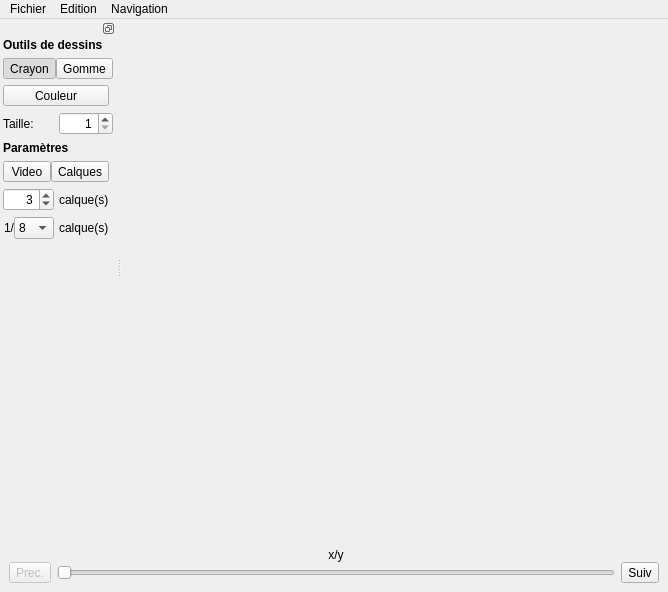
<?xml version="1.0" encoding="UTF-8"?>
<ui version="4.0">
 <class>MainWindow</class>
 <widget class="QMainWindow" name="MainWindow">
  <property name="geometry">
   <rect>
    <x>0</x>
    <y>0</y>
    <width>668</width>
    <height>592</height>
   </rect>
  </property>
  <property name="sizePolicy">
   <sizepolicy hsizetype="Preferred" vsizetype="Minimum">
    <horstretch>0</horstretch>
    <verstretch>0</verstretch>
   </sizepolicy>
  </property>
  <property name="focusPolicy">
   <enum>Qt::StrongFocus</enum>
  </property>
  <property name="windowTitle">
   <string>Rotoscop</string>
  </property>
  <property name="dockOptions">
   <set>QMainWindow::AllowTabbedDocks|QMainWindow::AnimatedDocks</set>
  </property>
  <property name="unifiedTitleAndToolBarOnMac">
   <bool>false</bool>
  </property>
  <widget class="QWidget" name="centralwidget">
   <property name="minimumSize">
    <size>
     <width>521</width>
     <height>482</height>
    </size>
   </property>
  </widget>
  <widget class="QMenuBar" name="menubar">
   <property name="geometry">
    <rect>
     <x>0</x>
     <y>0</y>
     <width>668</width>
     <height>25</height>
    </rect>
   </property>
   <widget class="QMenu" name="menuFile">
    <property name="title">
     <string>Fichier</string>
    </property>
    <addaction name="actionNewProject"/>
    <addaction name="actionOpenProject"/>
    <addaction name="separator"/>
    <addaction name="actionSave"/>
    <addaction name="separator"/>
    <addaction name="actionPreview"/>
    <addaction name="actionExportImg"/>
    <addaction name="actionExportVideo"/>
    <addaction name="separator"/>
    <addaction name="actionQuit"/>
   </widget>
   <widget class="QMenu" name="menuEdit">
    <property name="enabled">
     <bool>true</bool>
    </property>
    <property name="title">
     <string>Edition</string>
    </property>
    <addaction name="actionUndo"/>
    <addaction name="actionRedo"/>
    <addaction name="separator"/>
    <addaction name="actionPreferences"/>
   </widget>
   <widget class="QMenu" name="menuNavigation">
    <property name="enabled">
     <bool>true</bool>
    </property>
    <property name="title">
     <string>Navigation</string>
    </property>
    <addaction name="actionGo"/>
    <addaction name="actionImgPrec"/>
    <addaction name="actionImgSuiv"/>
   </widget>
   <addaction name="menuFile"/>
   <addaction name="menuEdit"/>
   <addaction name="menuNavigation"/>
  </widget>
  <widget class="QDockWidget" name="dockNavigation">
   <property name="enabled">
    <bool>true</bool>
   </property>
   <property name="sizePolicy">
    <sizepolicy hsizetype="Preferred" vsizetype="Fixed">
     <horstretch>0</horstretch>
     <verstretch>0</verstretch>
    </sizepolicy>
   </property>
   <property name="contextMenuPolicy">
    <enum>Qt::NoContextMenu</enum>
   </property>
   <property name="features">
    <set>QDockWidget::NoDockWidgetFeatures</set>
   </property>
   <property name="allowedAreas">
    <set>Qt::BottomDockWidgetArea</set>
   </property>
   <attribute name="dockWidgetArea">
    <number>8</number>
   </attribute>
   <widget class="QWidget" name="dockWidgetContents">
    <property name="sizePolicy">
     <sizepolicy hsizetype="Preferred" vsizetype="Fixed">
      <horstretch>0</horstretch>
      <verstretch>0</verstretch>
     </sizepolicy>
    </property>
    <layout class="QVBoxLayout" name="verticalLayout">
     <item>
      <layout class="QGridLayout" name="gridLayout">
       <property name="sizeConstraint">
        <enum>QLayout::SetFixedSize</enum>
       </property>
       <property name="verticalSpacing">
        <number>0</number>
       </property>
       <item row="1" column="1">
        <widget class="QSlider" name="sliderNavigation">
         <property name="focusPolicy">
          <enum>Qt::NoFocus</enum>
         </property>
         <property name="minimum">
          <number>1</number>
         </property>
         <property name="orientation">
          <enum>Qt::Horizontal</enum>
         </property>
        </widget>
       </item>
       <item row="0" column="1">
        <widget class="QLabel" name="labelNav">
         <property name="text">
          <string>x/y</string>
         </property>
         <property name="alignment">
          <set>Qt::AlignCenter</set>
         </property>
        </widget>
       </item>
       <item row="1" column="0">
        <widget class="QToolButton" name="buttonPrec">
         <property name="enabled">
          <bool>false</bool>
         </property>
         <property name="focusPolicy">
          <enum>Qt::NoFocus</enum>
         </property>
         <property name="text">
          <string>Prec.</string>
         </property>
         <property name="icon">
          <iconset resource="ressources.qrc">
           <normaloff>:/icons/icons/back.png</normaloff>:/icons/icons/back.png</iconset>
         </property>
         <property name="autoRepeat">
          <bool>true</bool>
         </property>
        </widget>
       </item>
       <item row="1" column="2">
        <widget class="QToolButton" name="buttonSuiv">
         <property name="focusPolicy">
          <enum>Qt::NoFocus</enum>
         </property>
         <property name="text">
          <string>Suiv</string>
         </property>
         <property name="icon">
          <iconset resource="ressources.qrc">
           <normaloff>:/icons/icons/next.png</normaloff>:/icons/icons/next.png</iconset>
         </property>
         <property name="autoRepeat">
          <bool>true</bool>
         </property>
        </widget>
       </item>
      </layout>
     </item>
    </layout>
   </widget>
  </widget>
  <widget class="QDockWidget" name="dockTools">
   <property name="sizePolicy">
    <sizepolicy hsizetype="Fixed" vsizetype="Fixed">
     <horstretch>0</horstretch>
     <verstretch>0</verstretch>
    </sizepolicy>
   </property>
   <property name="features">
    <set>QDockWidget::DockWidgetFloatable|QDockWidget::DockWidgetMovable</set>
   </property>
   <attribute name="dockWidgetArea">
    <number>1</number>
   </attribute>
   <widget class="QWidget" name="dockWidgetContents_5">
    <layout class="QGridLayout" name="gridLayout_4">
     <property name="leftMargin">
      <number>3</number>
     </property>
     <property name="topMargin">
      <number>0</number>
     </property>
     <property name="rightMargin">
      <number>3</number>
     </property>
     <property name="bottomMargin">
      <number>0</number>
     </property>
     <property name="horizontalSpacing">
      <number>0</number>
     </property>
     <property name="verticalSpacing">
      <number>6</number>
     </property>
     <item row="14" column="3">
      <spacer name="verticalSpacer">
       <property name="orientation">
        <enum>Qt::Vertical</enum>
       </property>
       <property name="sizeType">
        <enum>QSizePolicy::Expanding</enum>
       </property>
       <property name="sizeHint" stdset="0">
        <size>
         <width>20</width>
         <height>40</height>
        </size>
       </property>
      </spacer>
     </item>
     <item row="13" column="2">
      <widget class="QLabel" name="label_18">
       <property name="sizePolicy">
        <sizepolicy hsizetype="Fixed" vsizetype="Minimum">
         <horstretch>0</horstretch>
         <verstretch>0</verstretch>
        </sizepolicy>
       </property>
       <property name="minimumSize">
        <size>
         <width>0</width>
         <height>0</height>
        </size>
       </property>
       <property name="text">
        <string>1/</string>
       </property>
       <property name="alignment">
        <set>Qt::AlignRight|Qt::AlignTrailing|Qt::AlignVCenter</set>
       </property>
       <property name="margin">
        <number>3</number>
       </property>
      </widget>
     </item>
     <item row="0" column="2" colspan="7">
      <widget class="QLabel" name="label_15">
       <property name="sizePolicy">
        <sizepolicy hsizetype="Minimum" vsizetype="Fixed">
         <horstretch>0</horstretch>
         <verstretch>0</verstretch>
        </sizepolicy>
       </property>
       <property name="font">
        <font>
         <weight>75</weight>
         <bold>true</bold>
        </font>
       </property>
       <property name="text">
        <string>Outils de dessins</string>
       </property>
      </widget>
     </item>
     <item row="8" column="2" colspan="6">
      <widget class="QLabel" name="label_16">
       <property name="sizePolicy">
        <sizepolicy hsizetype="Minimum" vsizetype="Preferred">
         <horstretch>0</horstretch>
         <verstretch>0</verstretch>
        </sizepolicy>
       </property>
       <property name="font">
        <font>
         <weight>75</weight>
         <bold>true</bold>
        </font>
       </property>
       <property name="text">
        <string>Paramètres</string>
       </property>
      </widget>
     </item>
     <item row="1" column="2" colspan="5">
      <layout class="QHBoxLayout" name="horizontalLayout">
       <property name="spacing">
        <number>0</number>
       </property>
       <item>
        <widget class="QToolButton" name="buttonCrayon">
         <property name="enabled">
          <bool>true</bool>
         </property>
         <property name="sizePolicy">
          <sizepolicy hsizetype="Minimum" vsizetype="Fixed">
           <horstretch>0</horstretch>
           <verstretch>0</verstretch>
          </sizepolicy>
         </property>
         <property name="focusPolicy">
          <enum>Qt::NoFocus</enum>
         </property>
         <property name="toolTip">
          <string>Crayon</string>
         </property>
         <property name="text">
          <string>Crayon</string>
         </property>
         <property name="icon">
          <iconset resource="ressources.qrc">
           <normaloff>:/icons/icons/pen.png</normaloff>:/icons/icons/pen.png</iconset>
         </property>
         <property name="iconSize">
          <size>
           <width>32</width>
           <height>32</height>
          </size>
         </property>
         <property name="shortcut">
          <string>Ctrl+P</string>
         </property>
         <property name="checkable">
          <bool>true</bool>
         </property>
         <property name="checked">
          <bool>true</bool>
         </property>
        </widget>
       </item>
       <item>
        <widget class="QToolButton" name="buttonGomme">
         <property name="enabled">
          <bool>true</bool>
         </property>
         <property name="sizePolicy">
          <sizepolicy hsizetype="Minimum" vsizetype="Fixed">
           <horstretch>0</horstretch>
           <verstretch>0</verstretch>
          </sizepolicy>
         </property>
         <property name="focusPolicy">
          <enum>Qt::NoFocus</enum>
         </property>
         <property name="toolTip">
          <string>Gomme</string>
         </property>
         <property name="text">
          <string>Gomme</string>
         </property>
         <property name="icon">
          <iconset resource="ressources.qrc">
           <normaloff>:/icons/icons/rubber.png</normaloff>:/icons/icons/rubber.png</iconset>
         </property>
         <property name="iconSize">
          <size>
           <width>32</width>
           <height>32</height>
          </size>
         </property>
         <property name="shortcut">
          <string>Ctrl+R</string>
         </property>
         <property name="checkable">
          <bool>true</bool>
         </property>
        </widget>
       </item>
      </layout>
     </item>
     <item row="13" column="5">
      <widget class="QLabel" name="label_20">
       <property name="sizePolicy">
        <sizepolicy hsizetype="Fixed" vsizetype="Preferred">
         <horstretch>0</horstretch>
         <verstretch>0</verstretch>
        </sizepolicy>
       </property>
       <property name="text">
        <string>calque(s)</string>
       </property>
      </widget>
     </item>
     <item row="6" column="2" colspan="3">
      <widget class="QLabel" name="label">
       <property name="text">
        <string>Taille:</string>
       </property>
      </widget>
     </item>
     <item row="12" column="5">
      <widget class="QLabel" name="label_19">
       <property name="sizePolicy">
        <sizepolicy hsizetype="Maximum" vsizetype="Preferred">
         <horstretch>0</horstretch>
         <verstretch>0</verstretch>
        </sizepolicy>
       </property>
       <property name="text">
        <string>calque(s)</string>
       </property>
      </widget>
     </item>
     <item row="6" column="5" colspan="2">
      <widget class="QSpinBox" name="spinPenSize">
       <property name="sizePolicy">
        <sizepolicy hsizetype="Minimum" vsizetype="Fixed">
         <horstretch>0</horstretch>
         <verstretch>0</verstretch>
        </sizepolicy>
       </property>
       <property name="focusPolicy">
        <enum>Qt::ClickFocus</enum>
       </property>
       <property name="alignment">
        <set>Qt::AlignRight|Qt::AlignTrailing|Qt::AlignVCenter</set>
       </property>
       <property name="minimum">
        <number>1</number>
       </property>
       <property name="maximum">
        <number>100</number>
       </property>
      </widget>
     </item>
     <item row="13" column="3">
      <widget class="QComboBox" name="comboSubFreq">
       <property name="sizePolicy">
        <sizepolicy hsizetype="Fixed" vsizetype="Fixed">
         <horstretch>0</horstretch>
         <verstretch>0</verstretch>
        </sizepolicy>
       </property>
       <property name="minimumSize">
        <size>
         <width>40</width>
         <height>0</height>
        </size>
       </property>
       <property name="maximumSize">
        <size>
         <width>40</width>
         <height>16777215</height>
        </size>
       </property>
       <property name="focusPolicy">
        <enum>Qt::ClickFocus</enum>
       </property>
       <property name="currentText">
        <string>8</string>
       </property>
       <item>
        <property name="text">
         <string>8</string>
        </property>
       </item>
       <item>
        <property name="text">
         <string>4</string>
        </property>
       </item>
       <item>
        <property name="text">
         <string>3</string>
        </property>
       </item>
       <item>
        <property name="text">
         <string>2</string>
        </property>
       </item>
       <item>
        <property name="text">
         <string>1</string>
        </property>
       </item>
      </widget>
     </item>
     <item row="12" column="2" colspan="2">
      <widget class="QSpinBox" name="spinNbCalque">
       <property name="sizePolicy">
        <sizepolicy hsizetype="Fixed" vsizetype="Fixed">
         <horstretch>0</horstretch>
         <verstretch>0</verstretch>
        </sizepolicy>
       </property>
       <property name="maximumSize">
        <size>
         <width>100</width>
         <height>40</height>
        </size>
       </property>
       <property name="focusPolicy">
        <enum>Qt::ClickFocus</enum>
       </property>
       <property name="alignment">
        <set>Qt::AlignRight|Qt::AlignTrailing|Qt::AlignVCenter</set>
       </property>
       <property name="minimum">
        <number>1</number>
       </property>
       <property name="maximum">
        <number>5</number>
       </property>
       <property name="value">
        <number>3</number>
       </property>
      </widget>
     </item>
     <item row="9" column="2" colspan="4">
      <layout class="QHBoxLayout" name="horizontalLayout_2">
       <property name="spacing">
        <number>0</number>
       </property>
       <item>
        <widget class="QToolButton" name="checkDisplayImgVideo">
         <property name="sizePolicy">
          <sizepolicy hsizetype="Minimum" vsizetype="Fixed">
           <horstretch>0</horstretch>
           <verstretch>0</verstretch>
          </sizepolicy>
         </property>
         <property name="focusPolicy">
          <enum>Qt::NoFocus</enum>
         </property>
         <property name="toolTip">
          <string>Afficher la vidéo</string>
         </property>
         <property name="text">
          <string>Video</string>
         </property>
         <property name="icon">
          <iconset resource="ressources.qrc">
           <normaloff>:/icons/icons/video.png</normaloff>:/icons/icons/video.png</iconset>
         </property>
         <property name="iconSize">
          <size>
           <width>32</width>
           <height>32</height>
          </size>
         </property>
         <property name="shortcut">
          <string>Ctrl+Alt+V</string>
         </property>
         <property name="checkable">
          <bool>true</bool>
         </property>
        </widget>
       </item>
       <item>
        <widget class="QToolButton" name="checkDisplayCalque">
         <property name="sizePolicy">
          <sizepolicy hsizetype="Minimum" vsizetype="Fixed">
           <horstretch>0</horstretch>
           <verstretch>0</verstretch>
          </sizepolicy>
         </property>
         <property name="cursor">
          <cursorShape>ArrowCursor</cursorShape>
         </property>
         <property name="focusPolicy">
          <enum>Qt::NoFocus</enum>
         </property>
         <property name="toolTip">
          <string>Afficher les calques</string>
         </property>
         <property name="text">
          <string>Calques</string>
         </property>
         <property name="icon">
          <iconset resource="ressources.qrc">
           <normaloff>:/icons/icons/layers.png</normaloff>:/icons/icons/layers.png</iconset>
         </property>
         <property name="iconSize">
          <size>
           <width>32</width>
           <height>32</height>
          </size>
         </property>
         <property name="shortcut">
          <string>Ctrl+L</string>
         </property>
         <property name="checkable">
          <bool>true</bool>
         </property>
        </widget>
       </item>
      </layout>
     </item>
     <item row="2" column="2" colspan="4">
      <widget class="QToolButton" name="buttonColor">
       <property name="sizePolicy">
        <sizepolicy hsizetype="Minimum" vsizetype="Fixed">
         <horstretch>0</horstretch>
         <verstretch>0</verstretch>
        </sizepolicy>
       </property>
       <property name="focusPolicy">
        <enum>Qt::NoFocus</enum>
       </property>
       <property name="toolTip">
        <string>Couleur</string>
       </property>
       <property name="text">
        <string>Couleur</string>
       </property>
       <property name="iconSize">
        <size>
         <width>16</width>
         <height>16</height>
        </size>
       </property>
       <property name="shortcut">
        <string>Ctrl+Alt+C</string>
       </property>
      </widget>
     </item>
    </layout>
   </widget>
  </widget>
  <action name="actionNouveau_projet">
   <property name="text">
    <string>Nouveau projet</string>
   </property>
   <property name="shortcut">
    <string>Ctrl+N</string>
   </property>
  </action>
  <action name="actionOpenProject">
   <property name="icon">
    <iconset resource="ressources.qrc">
     <normaloff>:/icons/icons/openProject.png</normaloff>:/icons/icons/openProject.png</iconset>
   </property>
   <property name="text">
    <string>Ouvrir un projet</string>
   </property>
   <property name="shortcut">
    <string>Ctrl+O</string>
   </property>
  </action>
  <action name="actionSave">
   <property name="enabled">
    <bool>false</bool>
   </property>
   <property name="icon">
    <iconset resource="ressources.qrc">
     <normaloff>:/icons/icons/floppy.png</normaloff>:/icons/icons/floppy.png</iconset>
   </property>
   <property name="text">
    <string>Sauvegarder</string>
   </property>
   <property name="shortcut">
    <string>Ctrl+S</string>
   </property>
  </action>
  <action name="actionExportImg">
   <property name="enabled">
    <bool>false</bool>
   </property>
   <property name="icon">
    <iconset resource="ressources.qrc">
     <normaloff>:/icons/icons/exportImg.png</normaloff>:/icons/icons/exportImg.png</iconset>
   </property>
   <property name="text">
    <string>Exporter l'image courante</string>
   </property>
   <property name="shortcut">
    <string>Ctrl+I</string>
   </property>
  </action>
  <action name="actionExportVideo">
   <property name="enabled">
    <bool>false</bool>
   </property>
   <property name="icon">
    <iconset resource="ressources.qrc">
     <normaloff>:/icons/icons/exportVid.png</normaloff>:/icons/icons/exportVid.png</iconset>
   </property>
   <property name="text">
    <string>Exporter le dessin animé</string>
   </property>
   <property name="shortcut">
    <string>Ctrl+D</string>
   </property>
  </action>
  <action name="actionQuit">
   <property name="icon">
    <iconset resource="ressources.qrc">
     <normaloff>:/icons/icons/exit.png</normaloff>:/icons/icons/exit.png</iconset>
   </property>
   <property name="text">
    <string>Quitter</string>
   </property>
   <property name="shortcut">
    <string>Ctrl+Q</string>
   </property>
  </action>
  <action name="actionUndo">
   <property name="enabled">
    <bool>false</bool>
   </property>
   <property name="icon">
    <iconset resource="ressources.qrc">
     <normaloff>:/icons/icons/undo.png</normaloff>:/icons/icons/undo.png</iconset>
   </property>
   <property name="text">
    <string>Undo</string>
   </property>
   <property name="shortcut">
    <string>Ctrl+Z</string>
   </property>
  </action>
  <action name="actionRedo">
   <property name="enabled">
    <bool>false</bool>
   </property>
   <property name="icon">
    <iconset resource="ressources.qrc">
     <normaloff>:/icons/icons/redo.png</normaloff>:/icons/icons/redo.png</iconset>
   </property>
   <property name="text">
    <string>Redo</string>
   </property>
   <property name="shortcut">
    <string>Ctrl+Shift+Z</string>
   </property>
  </action>
  <action name="actionChangeCalqueCount">
   <property name="text">
    <string>Changer le nombre de calque</string>
   </property>
  </action>
  <action name="actionChangeSubFreqCalque">
   <property name="text">
    <string>Changer la sous fréquence</string>
   </property>
  </action>
  <action name="actionDisplayGrid">
   <property name="checkable">
    <bool>true</bool>
   </property>
   <property name="checked">
    <bool>true</bool>
   </property>
   <property name="enabled">
    <bool>true</bool>
   </property>
   <property name="text">
    <string>Afficher la grille</string>
   </property>
   <property name="shortcut">
    <string>Ctrl+G</string>
   </property>
  </action>
  <action name="actionDisplayCalque">
   <property name="checkable">
    <bool>true</bool>
   </property>
   <property name="checked">
    <bool>true</bool>
   </property>
   <property name="text">
    <string>Afficher les calques</string>
   </property>
  </action>
  <action name="actionDisplayImgVideo">
   <property name="checkable">
    <bool>true</bool>
   </property>
   <property name="checked">
    <bool>true</bool>
   </property>
   <property name="enabled">
    <bool>true</bool>
   </property>
   <property name="text">
    <string>Afficher l'image de la vidéo</string>
   </property>
   <property name="shortcut">
    <string>Ctrl+I</string>
   </property>
  </action>
  <action name="actionGo">
   <property name="enabled">
    <bool>false</bool>
   </property>
   <property name="icon">
    <iconset resource="ressources.qrc">
     <normaloff>:/icons/icons/go.png</normaloff>:/icons/icons/go.png</iconset>
   </property>
   <property name="text">
    <string>Aller à ...</string>
   </property>
   <property name="shortcut">
    <string>Ctrl+G</string>
   </property>
  </action>
  <action name="actionImgPrec">
   <property name="enabled">
    <bool>false</bool>
   </property>
   <property name="icon">
    <iconset resource="ressources.qrc">
     <normaloff>:/icons/icons/back.png</normaloff>:/icons/icons/back.png</iconset>
   </property>
   <property name="text">
    <string>Image précédante</string>
   </property>
   <property name="shortcut">
    <string>Ctrl+Left</string>
   </property>
   <property name="priority">
    <enum>QAction::HighPriority</enum>
   </property>
  </action>
  <action name="actionImgSuiv">
   <property name="enabled">
    <bool>false</bool>
   </property>
   <property name="icon">
    <iconset resource="ressources.qrc">
     <normaloff>:/icons/icons/next.png</normaloff>:/icons/icons/next.png</iconset>
   </property>
   <property name="text">
    <string>Image suivante</string>
   </property>
   <property name="shortcut">
    <string>Ctrl+Right</string>
   </property>
   <property name="priority">
    <enum>QAction::HighPriority</enum>
   </property>
  </action>
  <action name="actionNewProject">
   <property name="icon">
    <iconset resource="ressources.qrc">
     <normaloff>:/icons/icons/newProject.png</normaloff>:/icons/icons/newProject.png</iconset>
   </property>
   <property name="text">
    <string>Nouveau projet</string>
   </property>
   <property name="shortcut">
    <string>Ctrl+N</string>
   </property>
  </action>
  <action name="actionPreferences">
   <property name="icon">
    <iconset resource="ressources.qrc">
     <normaloff>:/icons/icons/settings.png</normaloff>:/icons/icons/settings.png</iconset>
   </property>
   <property name="text">
    <string>Préférences</string>
   </property>
   <property name="shortcut">
    <string>Ctrl+Alt+P</string>
   </property>
  </action>
  <action name="actionPreview">
   <property name="enabled">
    <bool>false</bool>
   </property>
   <property name="icon">
    <iconset resource="ressources.qrc">
     <normaloff>:/icons/icons/preview.png</normaloff>:/icons/icons/preview.png</iconset>
   </property>
   <property name="text">
    <string>Aperçu</string>
   </property>
   <property name="shortcut">
    <string>Ctrl+A</string>
   </property>
  </action>
 </widget>
 <resources>
  <include location="ressources.qrc"/>
 </resources>
 <connections>
  <connection>
   <sender>actionQuit</sender>
   <signal>triggered()</signal>
   <receiver>MainWindow</receiver>
   <slot>close()</slot>
   <hints>
    <hint type="sourcelabel">
     <x>-1</x>
     <y>-1</y>
    </hint>
    <hint type="destinationlabel">
     <x>333</x>
     <y>295</y>
    </hint>
   </hints>
  </connection>
  <connection>
   <sender>buttonPrec</sender>
   <signal>clicked()</signal>
   <receiver>actionImgPrec</receiver>
   <slot>trigger()</slot>
   <hints>
    <hint type="sourcelabel">
     <x>31</x>
     <y>569</y>
    </hint>
    <hint type="destinationlabel">
     <x>-1</x>
     <y>-1</y>
    </hint>
   </hints>
  </connection>
  <connection>
   <sender>buttonSuiv</sender>
   <signal>clicked()</signal>
   <receiver>actionImgSuiv</receiver>
   <slot>trigger()</slot>
   <hints>
    <hint type="sourcelabel">
     <x>637</x>
     <y>569</y>
    </hint>
    <hint type="destinationlabel">
     <x>-1</x>
     <y>-1</y>
    </hint>
   </hints>
  </connection>
 </connections>
</ui>
